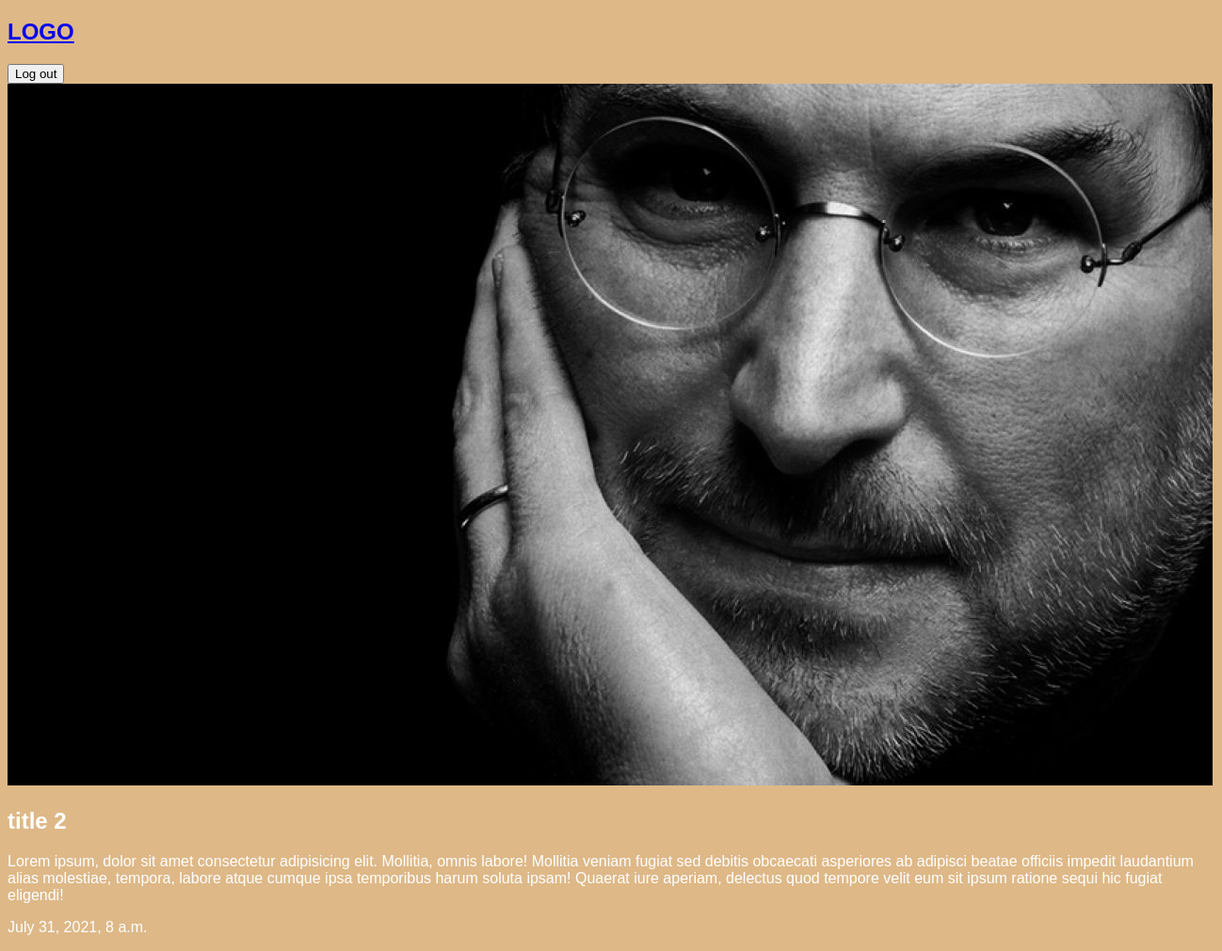
Page /blog/2 on the committed database.
### blog/models.py (models this page shows, shortened)
class Post(models.Model):
    title = models.CharField(max_length=100)
    slug = models.SlugField()
    body = TextField()
    date = DateTimeField(auto_now_add=True)
    image = models.ImageField(default='default.jpg',blank=True)

### blog/views.py (the view)
# urls.py: path('<id>', views.post_detail, name="detail"),
def post_detail(request, id):
    post = models.Post.objects.get(id=id)
    return render(request, 'blog/postDetail.html',{'post':post})

### blog/templates/blog/postDetail.html (shortened to what this page needs)
{% extends 'base.html' %}
{% block content %}
    <div>
        <img src="{{ post.image.url }}" alt="">
        <h2>{{post.title}} </h2>
        <p>{{post.body}} </p>
        <p>{{post.date}} </p>
    </div>
{% endblock %}

### templates/base.html (shortened to what this page needs)
{% load static %}
<!DOCTYPE html>
<html lang="en">
<head>
    <link rel="stylesheet" href="{% static 'style.css' %}" >
</head>
<body>
    <h2><a href="{% url 'blog:list' %}"> LOGO</a></h2>
    <nav>
        <div>
            <form action="{% url 'accounts:logout' %}" class="logout-link">
                <button type="submit">Log out</button>
            </form>
        </div>
    </nav>
    <div class="container">
        {% block content %}{% endblock content %}
    </div>
</body>
</html>

### assets/style.css (style rules this page uses)
body { background-color: burlywood; background-image: url(py.png); background-repeat: no-repeat; background-attachment: fixed; color: white; }
body * { font-family: Arial, Helvetica, sans-serif; }

### rows in the picture
Post: image (picture), title "title 2", body "Lorem ipsum, dolor sit amet consectetur adipisicing elit. Mollitia, omnis labore! Mollitia veniam fugiat sed debitis obcaecati asperiores ab adipisci beatae officiis impedit laudantium alias molestiae, tempora, labore atque cumque ipsa temporibus harum soluta ipsam! Quaerat iure aperiam, delectus quod tempore velit eum sit ipsum ratione sequi hic fugiat eligendi!", date "July 31, 2021, 8 a.m."
